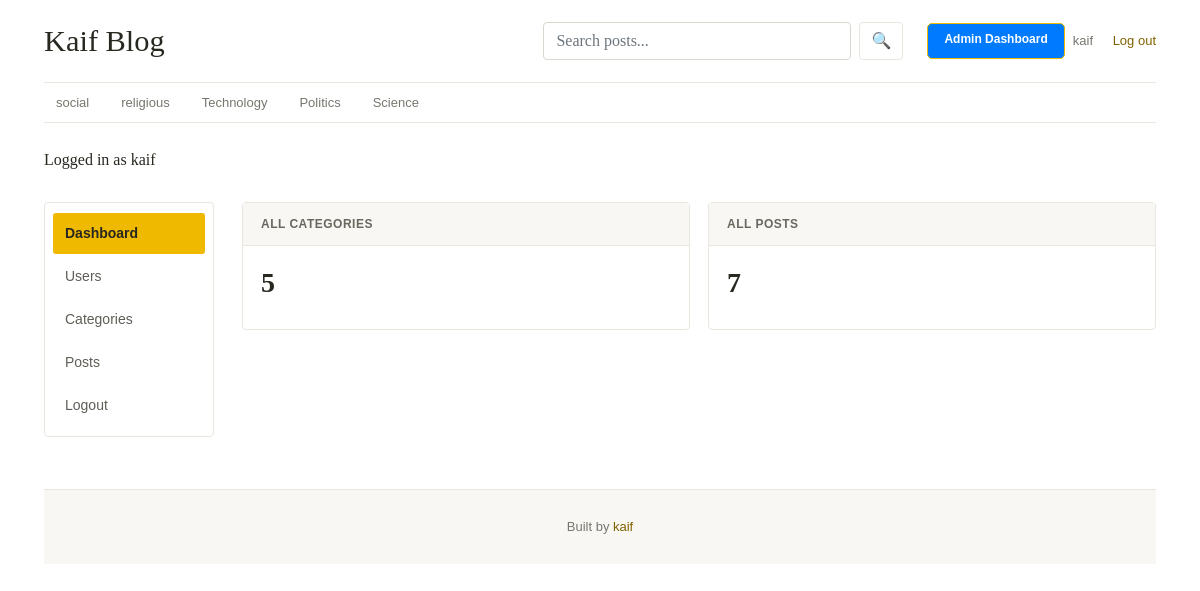
The page /dashboard/ (signed in) on the database its author committed.
### blogs/models.py (models this page shows, shortened)
class Category(models.Model):
    category_name = models.CharField(max_length=100)
    created_at = models.DateField(auto_now=True)
    updated_at = models.DateTimeField(auto_now=True)
    class Meta:
        verbose_name_plural = 'category'

### dashboards/views.py (the view)
# urls.py: path('dashboard/', include('dashboards.urls')),
@login_required(login_url='login')
def dashboard(request):
    category_count = Category.objects.all().count()
    blogs_count = Blog.objects.all().count()
    context={
        'category_count':category_count,
        'blogs_count':blogs_count
    }
    return render(request, 'dashboard/dashboard.html', context)

### blogs/context_processors.py (called while the page is built)
def get_categories(request):
    categories = Category.objects.all()
    return dict(categories = categories)

def socialink(request):
    social = SocialLink.objects.all()
    return dict(social = social)

### templates/dashboard/dashboard.html
{% extends "base.html" %}
{% block content %}
<span> Logged in as {{ user }} </span>
{% include "dashboard/sidebar.html" %}
	<section class="dashboard-summary" aria-label="Blog totals">
		<article class="dashboard-stat" id="categories">
			<h2>ALL CATEGORIES</h2>
			<p>{{ category_count }}</p>
		</article>
		<article class="dashboard-stat" id="posts">
			<h2>ALL POSTS</h2>
			<p>{{ blogs_count }}</p>
		</article>
	</section>
</main>
{% endblock content %}

### templates/base.html (shortened to what this page needs)
{% load static %}
<!DOCTYPE html>
<html lang="en">
<head>
    <link href="https://getbootstrap.com/docs/4.0/dist/css/bootstrap.min.css" rel="stylesheet">
    <link href="{% static 'css/blog.css' %}" rel="stylesheet">
    <link href="{% static 'css/dashboard.css' %}" rel="stylesheet">
    <link rel="stylesheet" href="{% static 'css/register.css' %}">
  </head>
<body>
    <div class="container site-container">
    <header class="blog-header site-header">
      <a class="blog-header-logo text-dark" href="/">Kaif Blog</a>
      <form action="{% url 'search' %}" method="GET" class="site-search">
        <input
          id="site-search"
          type="text"
          name="keyword"
          class="form-control"
          placeholder="Search posts..."
          value="{{ keyword }}"
        >
        <button type="submit" class="btn btn-outline-secondary" aria-label="Search">
          🔍
        </button>
      </form>
      <div class="site-account">
                {% if perms.blogs.view_blog %}
                <a href="{% url 'dashboard' %}" class="admin-dashboard-btn">Admin Dashboard</a>
                {% endif %}
                {% if not user.is_authenticated %}
                <a class="btn btn-sm btn-warning" href="{% url 'login' %}">Login</a>
                <a class="btn btn-sm btn-outline-secondary ms-2" href="{% url 'register' %}">Register</a>
                {% else %}
                <span> {{ user }} </span>
                <span> <a href="{% url 'logout' %}"> Log out </a></span>
                {% endif %}
        </div>
    </header>
      <div class="nav-scroller category-nav mb-4">
        <nav class="nav">
          {% for cat in categories %}
            <a class="p-2 text-muted" href="{% url 'post_by_category' cat.id %}">{{ cat.category_name}} </a>
          {% endfor %}
        </nav>
      </div>
      {% block content %}
      {% endblock content %}
    <footer class="blog-footer site-footer">
    <p>Built by <a href="https://www.youtube.com/@thoughts-ka">kaif</a></p>
    </footer>
</body>
</html>

### static/css/blog.css (style rules this page uses)
.blog-header { border-bottom: 1px solid #e5e5e5; }
.blog-header-logo { font-family: "Playfair Display", Georgia, "Times New Roman", serif; font-size: 2.25rem; }
h1, h2, h3, h4, h5, h6 { font-family: "Playfair Display", Georgia, "Times New Roman", serif; }
.blog-footer { padding: 2.5rem 0; color: #727272; text-align: center; background-color: #f9f9f9; border-top: .05rem solid #e5e5e5; }
.blog-footer p:last-child { margin-bottom: 0; }
:root { --blog-ink: #282720; --blog-muted: #77766f; --blog-line: #e8e6df; --blog-paper: #fff; --blog-wash: #f8f7f3; --blog-gold: #efb900; --blog-gold-dark: #d6a500; }
body { color: var(--blog-ink); background: var(--blog-paper); font-family: Georgia, "Times New Roman", serif; line-height: 1.65; }
.site-container { max-width: 1160px; padding-right: 24px; padding-left: 24px; }
.site-header { display: grid; grid-template-columns: minmax(180px, 1fr) minmax(220px, 360px) auto; align-items: center; gap: 24px; padding: 22px 0; border-color: var(--blog-line); }
.blog-header-logo { color: var(--blog-ink) !important; font-size: 1.9rem; line-height: 1.15; }
.site-search { display: flex; min-width: 0; gap: 8px; }
.site-search .form-control { min-width: 0; border-radius: 4px; }
.site-search button { flex: 0 0 44px; padding: 6px; border-color: var(--blog-line); border-radius: 4px; }
.site-account { display: flex; align-items: center; justify-content: flex-end; gap: 8px; min-width: 0; color: var(--blog-muted); font-family: Arial, sans-serif; font-size: 13px; overflow-wrap: anywhere; }
.site-account .btn, .site-search button { white-space: nowrap; }
.admin-dashboard-btn { display: inline-flex; min-height: 36px; flex: 0 0 auto; align-items: center; justify-content: center; padding: 7px 12px; border: 1px solid var(--blog-gold); border-radius: 4px; background: var(--blog-gold); color: var(--blog-ink); font-family: Arial, sans-serif; font-size: 12px; font-weight: 700; line-height: 1.2; text-decoration: none; white-space: nowrap; transition: background-color .18s ease, border-color .18s ease, transform .18s ease; }
.category-nav { border-bottom: 1px solid var(--blog-line); overflow-x: auto; scrollbar-width: thin; }
.category-nav .nav { display: flex; flex-wrap: nowrap; gap: 8px; width: max-content; min-width: 100%; }
.category-nav a { position: relative; padding: 9px 12px !important; color: var(--blog-muted) !important; font-family: Arial, sans-serif; font-size: 13px; white-space: nowrap; transition: color .18s ease; }
.category-nav a::after { position: absolute; right: 12px; bottom: -1px; left: 12px; height: 2px; background: var(--blog-gold); content: ""; transform: scaleX(0); transform-origin: left; transition: transform .18s ease; }
a { color: #816100; transition: color .18s ease; }
input.form-control, textarea.form-control, select.form-control, .form-group input, .form-group textarea, .form-group select { border-color: #d9d7cf; border-radius: 4px; }
.blog-footer { margin-top: 48px; padding: 26px 12px; color: var(--blog-muted); background: var(--blog-wash); border-color: var(--blog-line); font-family: Arial, sans-serif; font-size: 13px; }
.site-footer p { margin: 0; }

### static/css/dashboard.css (style rules this page uses)
.dashboard-summary { display: grid; grid-template-columns: repeat(2, minmax(0, 1fr)); gap: 16px; }
.dashboard-stat { min-height: 92px; border: 1px solid #e7e7e7; text-align: center; }
.dashboard-stat h2 { margin: 0; padding: 8px 10px; background: #f6f6f6; border-bottom: 1px solid #e7e7e7; font-size: 13px; font-weight: 700; }
.dashboard-stat p { margin: 0; padding: 10px; font-size: 16px; font-weight: 700; }
.dashboard-summary { gap: 18px; }
.dashboard-stat { min-height: 128px; border: 1px solid #e8e6df; border-radius: 4px; background: #fff; text-align: left; }
.dashboard-stat h2 { padding: 14px 18px; background: #f8f7f3; border-color: #e8e6df; color: #69675f; font-family: Arial, sans-serif; font-size: 12px; letter-spacing: .5px; }
.dashboard-stat p { padding: 14px 18px; color: #282720; font-size: 28px; }
.admin-dashboard-btn { display: inline-block; padding: 8px 16px; background-color: #007bff; color: white; text-decoration: none; border-radius: 5px; }

### rows shown on the page
Category: category_name "social"
Category: category_name "religious"
Category: category_name "Technology"
Category: category_name "Politics"
Category: category_name "Science"

### other values the page prints
{{ user }} "kaif"
{{ category_count }} "5"
{{ blogs_count }} "7"
